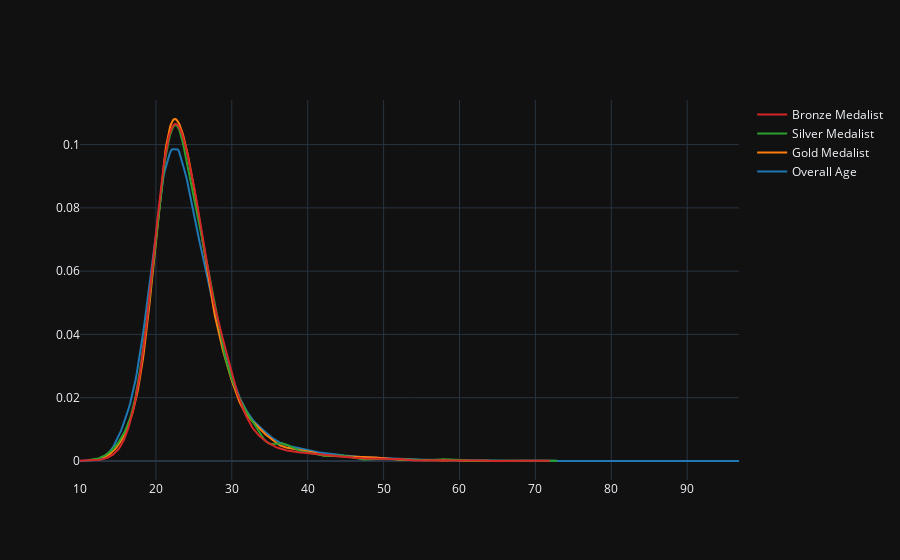

This figure's notebook cell:
### Code cell
fig = ff.create_distplot([x1,x2,x3,x4],['Overall Age','Gold Medalist' , 'Silver Medalist','Bronze Medalist'],show_hist = False,show_rug= False)
fig.show()

### Figure 1 — Plotly figure (JSON) as saved in the notebook; plotly's stock layout.template omitted (floating-point values rounded to 4 significant figures; data arrays with more than 128 entries replaced by an {"elided": "..."} marker saying what was removed)
{"data": [{"legendgroup": "Overall Age", "marker": {"color": "rgb(31, 119, 180)"}, "mode": "lines", "name": "Overall Age", "showlegend": true, "x": {"elided": "500 float values"}, "xaxis": "x", "y": {"elided": "500 float values"}, "yaxis": "y", "type": "scatter"}, {"legendgroup": "Gold Medalist", "marker": {"color": "rgb(255, 127, 14)"}, "mode": "lines", "name": "Gold Medalist", "showlegend": true, "x": {"elided": "500 float values"}, "xaxis": "x", "y": {"elided": "500 float values"}, "yaxis": "y", "type": "scatter"}, {"legendgroup": "Silver Medalist", "marker": {"color": "rgb(44, 160, 44)"}, "mode": "lines", "name": "Silver Medalist", "showlegend": true, "x": {"elided": "500 float values"}, "xaxis": "x", "y": {"elided": "500 float values"}, "yaxis": "y", "type": "scatter"}, {"legendgroup": "Bronze Medalist", "marker": {"color": "rgb(214, 39, 40)"}, "mode": "lines", "name": "Bronze Medalist", "showlegend": true, "x": {"elided": "500 float values"}, "xaxis": "x", "y": {"elided": "500 float values"}, "yaxis": "y", "type": "scatter"}], "layout": {"barmode": "overlay", "hovermode": "closest", "legend": {"traceorder": "reversed"}, "xaxis": {"anchor": "y2", "domain": [0.0, 1.0], "zeroline": false}, "yaxis": {"anchor": "free", "domain": [0.0, 1], "position": 0.0}}}
